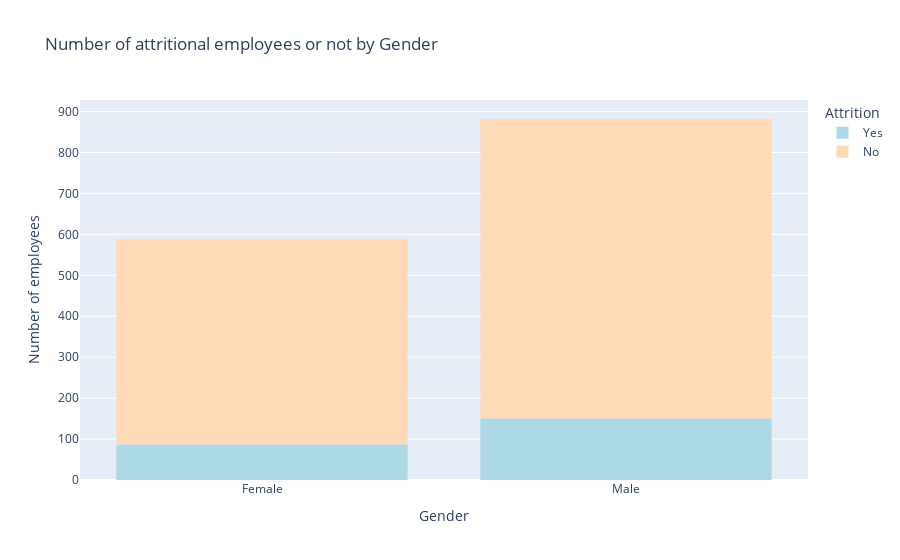

Write notebook code for a chart like this one.
### Markdown cell above
> Number of attritional employees or not by Gender

### Code cell
fig = px.histogram(sub_data, x='Gender', color='Attrition', 
             title='Number of attritional employees or not by Gender',
            color_discrete_sequence=["lightblue", "peachpuff"])
fig.update_layout(
    xaxis_title='Gender',
    yaxis_title='Number of employees',
    yaxis=dict(
        tickmode='linear',
        tick0=0,
        dtick=100))
fig.show()

### Figure 1 — Plotly figure (JSON) as saved in the notebook; plotly's stock layout.template omitted (floating-point values rounded to 4 significant figures; data arrays with more than 128 entries replaced by an {"elided": "..."} marker saying what was removed)
{"data": [{"alignmentgroup": "True", "bingroup": "x", "hovertemplate": "Attrition=Yes<br>Gender=%{x}<br>count=%{y}<extra></extra>", "legendgroup": "Yes", "marker": {"color": "lightblue", "pattern": {"shape": ""}}, "name": "Yes", "offsetgroup": "Yes", "orientation": "v", "showlegend": true, "type": "histogram", "x": {"elided": "237 str values"}, "xaxis": "x", "yaxis": "y"}, {"alignmentgroup": "True", "bingroup": "x", "hovertemplate": "Attrition=No<br>Gender=%{x}<br>count=%{y}<extra></extra>", "legendgroup": "No", "marker": {"color": "peachpuff", "pattern": {"shape": ""}}, "name": "No", "offsetgroup": "No", "orientation": "v", "showlegend": true, "type": "histogram", "x": {"elided": "1233 str values"}, "xaxis": "x", "yaxis": "y"}], "layout": {"barmode": "relative", "legend": {"title": {"text": "Attrition"}, "tracegroupgap": 0}, "title": {"text": "Number of attritional employees or not by Gender"}, "xaxis": {"anchor": "y", "domain": [0, 1], "title": {"text": "Gender"}}, "yaxis": {"anchor": "x", "domain": [0, 1], "dtick": 100, "tick0": 0, "tickmode": "linear", "title": {"text": "Number of employees"}}}}
